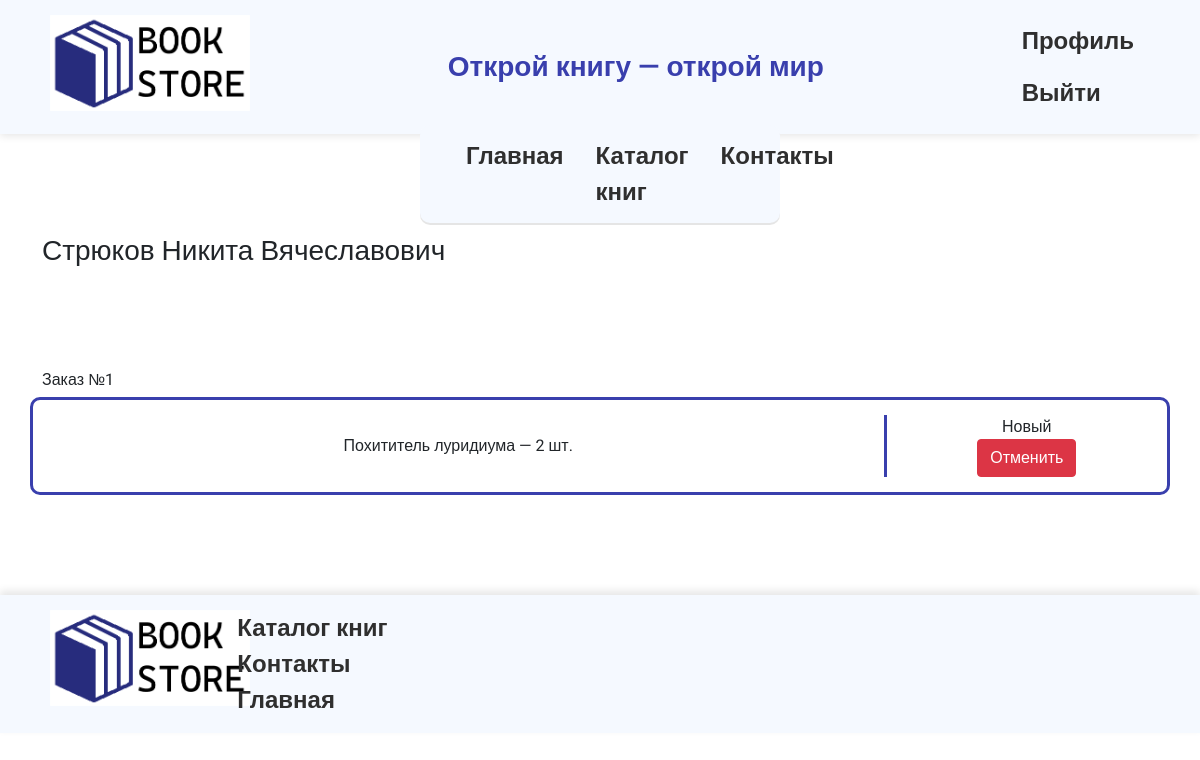
/profile/ (signed in), run on an earlier commit of the app's database.
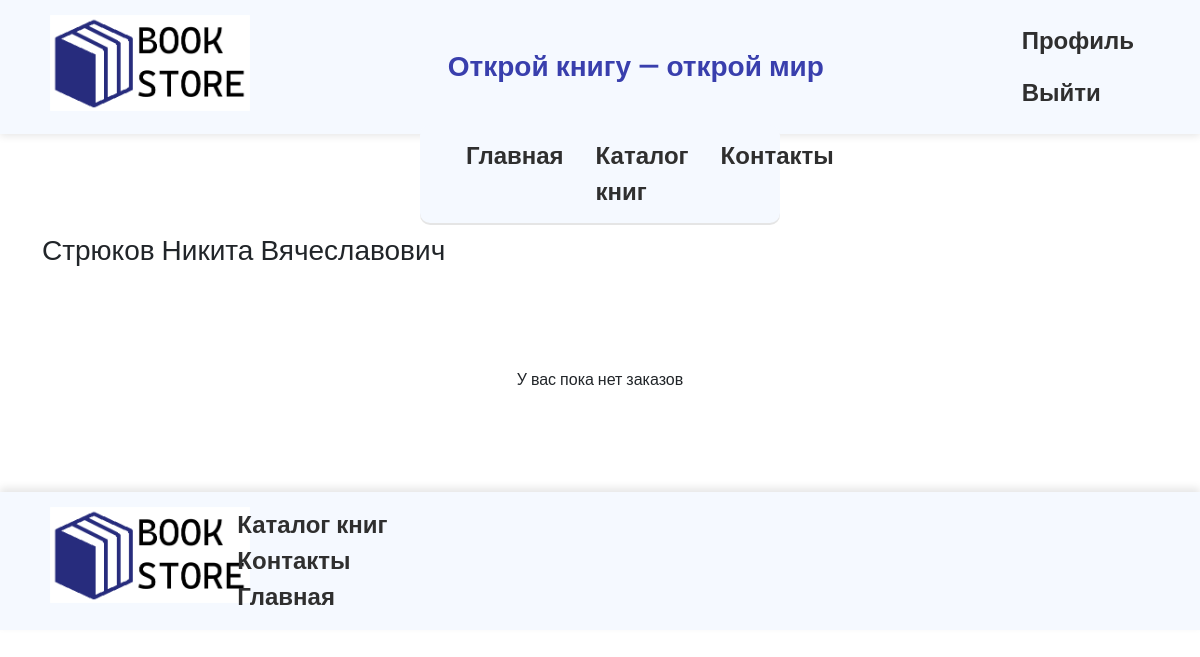
And on a later commit of the database.
### client/models.py (models this page shows, shortened)
class Order(models.Model):
    STATUS_CHOICES = (
        ('new', 'Новый'),
        ('confirmed', 'Подтвержден'),
        ('canceled', 'Отменен'),
    )
    user = models.ForeignKey(CustomUser, on_delete=models.CASCADE)
    created_at = models.DateTimeField(auto_now_add=True)
    total_amount = models.DecimalField(max_digits=10, decimal_places=2)
    status = models.CharField(max_length=20, choices=STATUS_CHOICES, default='new')
    cancel_reason = models.TextField(blank=True, null=True)

class OrderItem(models.Model):
    order = models.ForeignKey(Order, on_delete=models.CASCADE, related_name='items')
    book = models.ForeignKey(Books, on_delete=models.CASCADE)
    quantity = models.PositiveIntegerField()
    price = models.DecimalField(max_digits=10, decimal_places=2)

class Books(models.Model):
    title = models.CharField(max_length=200)
    description = models.TextField()
    author = models.CharField(max_length=150)
    price = models.DecimalField(max_digits=10, decimal_places=2)
    country = models.CharField(max_length=100)
    year = models.IntegerField()
    image = models.ImageField(upload_to='books/')
    genre = models.ManyToManyField(Genre)
    quantity = models.PositiveIntegerField(default=0)

### client/views.py (the view)
# urls.py: path('profile/', views.profile_page, name="profile"),
@login_required
def profile_page(request):
    orders = Order.objects.filter(user = request.user).order_by('-created_at')
    context = {
        'title_page' : 'Профиль',
        'orders': orders
    }
    return render(request,"profile.html", context)

### client/templates/profile.html (shortened to what this page needs)
{% extends './base.html' %}
{% block content %}
    <section class="profile-section">
        <div class="container">
            <h3 class="user-fio">{{user.last_name}} {{user.first_name}} {{user.patronymic}}</h3>
        </div>
    </section>
{% if orders %}
    <section class="orders-list">
        <div class="container">
            {% for order in orders %}
            <div class="order-card">
                <div class="order-number">Заказ №{{ order.id }}</div>
                <div class="order-info row">
                    <div class="col-9 order-left">
                        {% for item in order.items.all %}
                            <div class="order-item">
                                {{ item.book.title }} — {{ item.quantity }} шт.
                            </div>
                        {% endfor %}
                    </div>
                    <div class="order-right col-3">
                        <div class="order-status">
                            {% if order.status == "confirmed" %}
                                <div>Подтверждён</div>
                            {% elif order.status == "canceled" %}
                                <div class="text-danger">Отменён</div>
                            {% else %}
                                <div>Новый</div>
                            {% endif %}
                        </div>
                        {% if order.status == "new" %}
                            <button class="btn btn-danger delete-btn"
                                    data-order-id="{{ order.id }}"
                                    data-bs-toggle="modal"
                                    data-bs-target="#deleteModal">
                                Отменить
                            </button>
                        {% endif %}
                    </div>
                </div>
            </div>
            {% endfor %}
        </div>
        {% else %}
            <div class="order-empty">У вас пока нет заказов</div>
        {% endif %}
    </section>
{% endblock %}

What changed in the data, as far as the page shows it:
removed Order: id "1", status "Новый"
removed OrderItem: book "Похититель луридиума", quantity "2"
Also different on the page:
text now shown: "У вас пока нет заказов"
